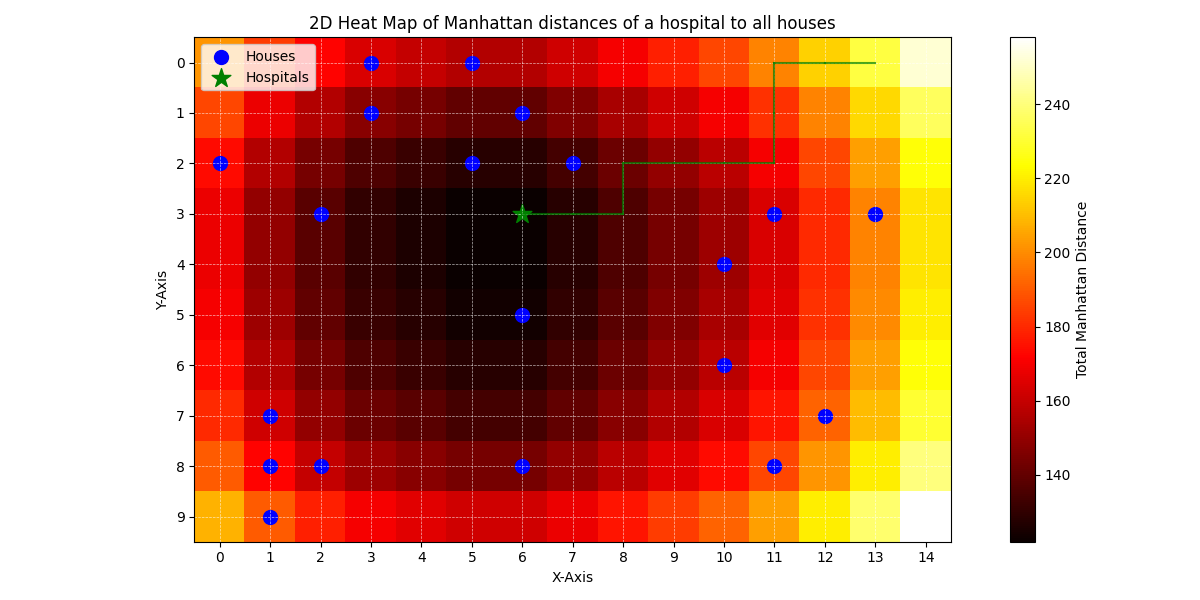
#> input picture 2D Heat Map.png, 1200 x 600 px, given in place of House.png, which was not available
$ python main.py
#> lines starting #> are read from the running program, lines starting #| are printed output that depends on the picture; pictures that were not available may be replaced by others from this repository, and a replacement may not be noted
import random
import matplotlib.pyplot as plt
import numpy as np
from PIL import Image, ImageDraw, ImageFont

class Space():
    def __init__(self, height, width, num_hospitals):
        """Create a new state space with given dimensions."""
        self.height = height
        self.width = width
        self.num_hospitals = num_hospitals
        self.houses = set()
        self.hospitals = set()

    def add_house(self, row, col):
        """Add a house at a particular location in state space."""
        self.houses.add((row, col))

    def available_spaces(self):
        """Returns all cells not currently used by a house or hospital."""
        candidates = set(
            (row, col)
            for row in range(self.height)
            for col in range(self.width)
        )

        # Remove all houses and hospitals
        for house in self.houses:
            candidates.remove(house)
        for hospital in self.hospitals:
            candidates.remove(hospital)
        return candidates

    def hill_climb(self, maximum=None, image_prefix=None, log=False):
        """Performs hill-climbing to find a solution."""
        count = 0
        hospital_positions_per_iteration = []

        # Start by initializing hospitals randomly
        self.hospitals = set(self.randomly_place_hospitals())

        if log:
            print("Initial state: cost", self.get_cost(self.hospitals))

        while maximum is None or count < maximum:
            count += 1
            best_neighbors, best_neighbor_cost = self.find_best_neighbor()

            if best_neighbor_cost >= self.get_cost(self.hospitals):
                return self.hospitals, hospital_positions_per_iteration

            self.hospitals = random.choice(best_neighbors)
            if log:
                print(f"Found better neighbor: cost {best_neighbor_cost}")

            hospital_positions_per_iteration.append(self.hospitals.copy())
            if image_prefix:
                self.output_image(f"{image_prefix}{str(count).zfill(3)}.png")

        return self.hospitals, hospital_positions_per_iteration

    def randomly_place_hospitals(self):
        """Randomly places hospitals in the available space."""
        return [random.choice(list(self.available_spaces())) for _ in range(self.num_hospitals)]

    def find_best_neighbor(self):
        """Finds the best neighbor by evaluating all possible moves."""
        best_neighbors = []
        best_neighbor_cost = None

        for hospital in self.hospitals:
            for replacement in self.get_neighbors(*hospital):
                neighbor = self.hospitals.copy()
                neighbor.remove(hospital)
                neighbor.add(replacement)

                cost = self.get_cost(neighbor)
                if best_neighbor_cost is None or cost < best_neighbor_cost:
                    best_neighbor_cost = cost
                    best_neighbors = [neighbor]
                elif best_neighbor_cost == cost:
                    best_neighbors.append(neighbor)

        return best_neighbors, best_neighbor_cost

    def random_restart(self, maximum, image_prefix=None, log=False):
        """Repeats hill-climbing multiple times."""
        best_hospitals = None
        best_cost = None

        for i in range(maximum):
            hospitals, _ = self.hill_climb()
            cost = self.get_cost(hospitals)
            if best_cost is None or cost < best_cost:
                best_cost = cost
                best_hospitals = hospitals
                if log:
                    print(f"{i}: Found new best state: cost {cost}")
            else:
                if log:
                    print(f"{i}: Found state: cost {cost}")

            if image_prefix:
                self.output_image(f"{image_prefix}{str(i).zfill(3)}.png")

        return best_hospitals

    def get_cost(self, hospitals):
        """Calculates sum of distances from houses to nearest hospital."""
        cost = 0
        for house in self.houses:
            cost += min(
                abs(house[0] - hospital[0]) + abs(house[1] - hospital[1])
                for hospital in hospitals
            )
        return cost

    def get_neighbors(self, row, col):
        """Returns neighbors not already containing a house or hospital."""
        candidates = [
            (row - 1, col),
            (row + 1, col),
            (row, col - 1),
            (row, col + 1)
        ]
        neighbors = []
        for r, c in candidates:
            if (r, c) in self.houses or (r, c) in self.hospitals:
                continue
            if 0 <= r < self.height and 0 <= c < self.width:
                neighbors.append((r, c))
        return neighbors

    def output_image(self, filename):
        """Generates image with all houses and hospitals."""
        cell_size = 100
        cell_border = 2
        cost_size = 40
        padding = 10

        img = Image.new(
            "RGBA",
            (self.width * cell_size,
             self.height * cell_size + cost_size + padding * 2),
            "white"
        )
        house = Image.open("assets/images/House.png").resize(
            (cell_size, cell_size)
        )
        hospital = Image.open("assets/images/Hospital.png").resize(
            (cell_size, cell_size)
        )
        font = ImageFont.truetype("assets/fonts/OpenSans-Regular.ttf", 30)
        draw = ImageDraw.Draw(img)

        for i in range(self.height):
            for j in range(self.width):
                rect = [
                    (j * cell_size + cell_border,
                     i * cell_size + cell_border),
                    ((j + 1) * cell_size - cell_border,
                     (i + 1) * cell_size - cell_border)
                ]
                draw.rectangle(rect, fill="black")

                if (i, j) in self.houses:
                    img.paste(house, rect[0], house)
                if (i, j) in self.hospitals:
                    img.paste(hospital, rect[0], hospital)

        draw.rectangle(
            (0, self.height * cell_size, self.width * cell_size,
             self.height * cell_size + cost_size + padding * 2),
            "black"
        )
        draw.text(
            (padding, self.height * cell_size + padding),
            f"Cost: {self.get_cost(self.hospitals)}",
            fill="white",
            font=font
        )

        img.save(filename)

    def generate_heatmap(self):
        """Generate a heatmap of costs for all grid positions."""
        heatmap = np.zeros((self.height, self.width))
        for row in range(self.height):
            for col in range(self.width):
                heatmap[row, col] = self.get_cost([(row, col)])
        return heatmap


# Create a new space and add houses randomly
s = Space(height=10, width=15, num_hospitals=1)
for i in range(20):
    s.add_house(random.randrange(s.height), random.randrange(s.width))

# Use local search to determine hospital placement
hospitals, hospital_positions_per_iteration = s.hill_climb(maximum=200, image_prefix="hospitals", log=True)
#> in output_image, `img = Image.new( "RGBA", (self.width * cell_size, self.height * cell_s..`: img: PIL image 1500x1060 RGBA; every value is 255
#> in output_image, `house = Image.open("assets/images/House.png").resize( (cell_size, cell..`:
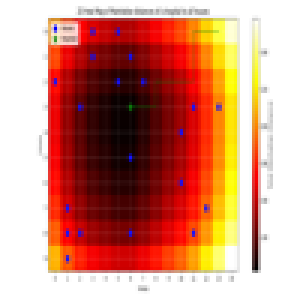
#> house: PIL image 100x100 RGBA (shown 3 times larger); mean R, G, B, A 208, 141.5, 121.2, 255
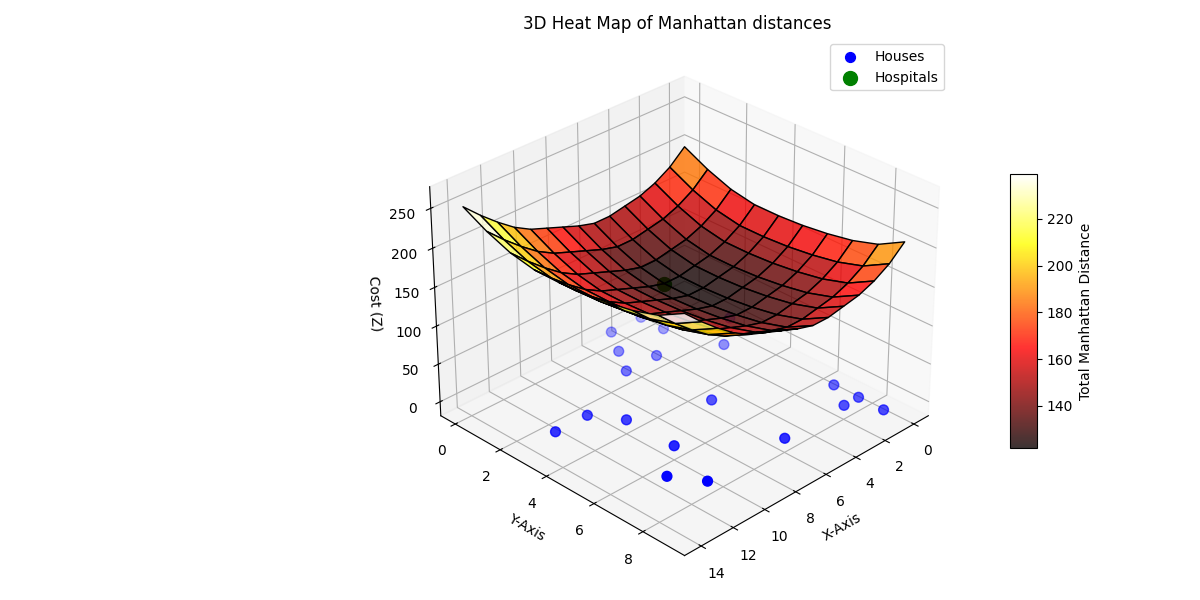
#> input picture 3D Heat Map.png, 1200 x 600 px, given in place of Hospital.png, which was not available
#> in output_image, `hospital = Image.open("assets/images/Hospital.png").resize( (cell_size..`:
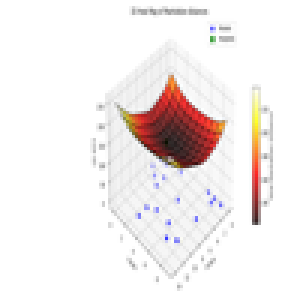
#> hospital: PIL image 100x100 RGBA (shown 3 times larger); mean R, G, B, A 243, 237.5, 236.7, 255
#> after the loop in output_image, `for i in range(self.height):`:
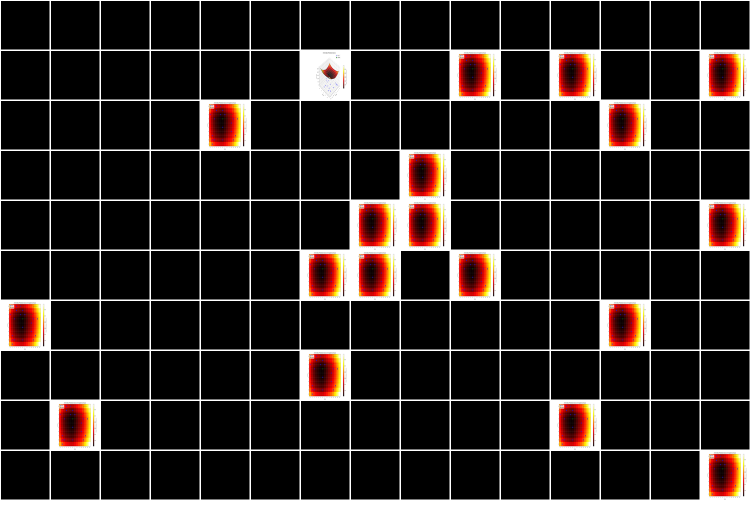
#> img: PIL image 1500x1060 RGBA (shown at 1/2 size); mean R, G, B, A 51.9, 44.4, 42.1, 255
#> in output_image, `img.save(filename)`:
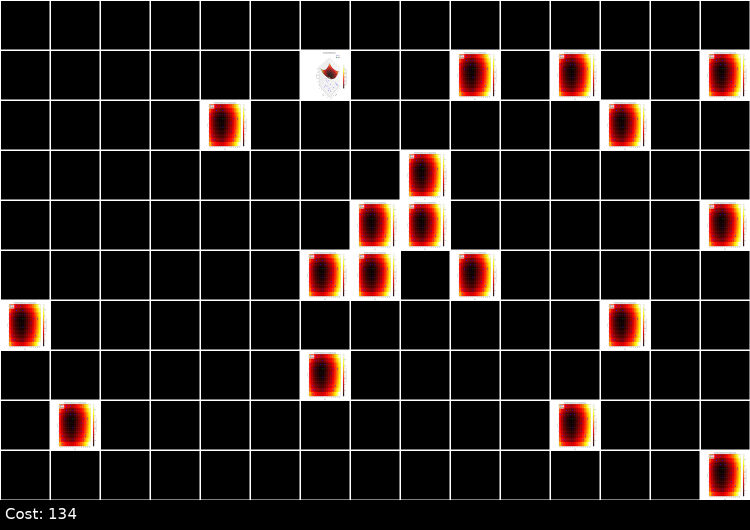
#> saved as hospitals001.png: PIL image 1500x1060 RGBA (shown at 1/2 size); mean R, G, B, A 37.6, 30.1, 27.8, 255
#> hospitals = 1 item; hospital_positions_per_iteration = 4 items

heatmap = s.generate_heatmap()

# Plotting heatmap
plt.figure(1, figsize=(12, 6))
plt.imshow(heatmap, cmap="hot", origin="lower")
plt.colorbar(label="Total Manhattan Distance")

# Plot houses and hospitals
plt.scatter([j for i, j in s.houses], [i for i, j in s.houses], color='blue', label="Houses", s=100)
plt.scatter([j for i, j in s.hospitals], [i for i, j in s.hospitals], color='green', marker='*', label="Hospitals", s=200)
plt.grid(color='white', linestyle='--', linewidth=0.5, alpha=0.7)
plt.legend()
plt.title("2D Heat Map of Manhattan distances of a hospital to all houses")
plt.xlabel("X-Axis")
plt.ylabel("Y-Axis")
plt.xticks(range(s.width))
plt.yticks(range(s.height))
plt.gca().invert_yaxis()
plt.tight_layout()

# Draw ladder paths from hospital positions across iterations
for i in range(1, len(hospital_positions_per_iteration)):
    prev_hospitals = hospital_positions_per_iteration[i - 1]
    curr_hospitals = hospital_positions_per_iteration[i]
    for prev_hospital, curr_hospital in zip(prev_hospitals, curr_hospitals):
        plt.plot([prev_hospital[1], curr_hospital[1]], [prev_hospital[0], curr_hospital[0]], color='green', linewidth=1.5, alpha=0.7)
#> this loop made 3 passes

# 3D Heatmap
fig = plt.figure(2, figsize=(12, 6))
ax = fig.add_subplot(111, projection='3d')
x, y = np.meshgrid(range(s.width), range(s.height))
z = heatmap
surf = ax.plot_surface(x, y, z, cmap="hot", edgecolor="k", alpha=0.8)
fig.colorbar(surf, label="Total Manhattan Distance", shrink=0.5, aspect=10)
ax.scatter([j for i, j in s.houses], [i for i, j in s.houses], [0] * len(s.houses), color='blue', label="Houses", s=50)
ax.scatter([j for i, j in s.hospitals], [i for i, j in s.hospitals], [z[int(i), int(j)] for i, j in s.hospitals], color='green', marker='*', label="Hospitals", s=100)

ax.set_xlabel("X-Axis")
ax.set_ylabel("Y-Axis")
ax.set_zlabel("Z-Axis (Cost)")
ax.set_title("3D Heatmap with Hospital Paths")
ax.legend()

plt.show()
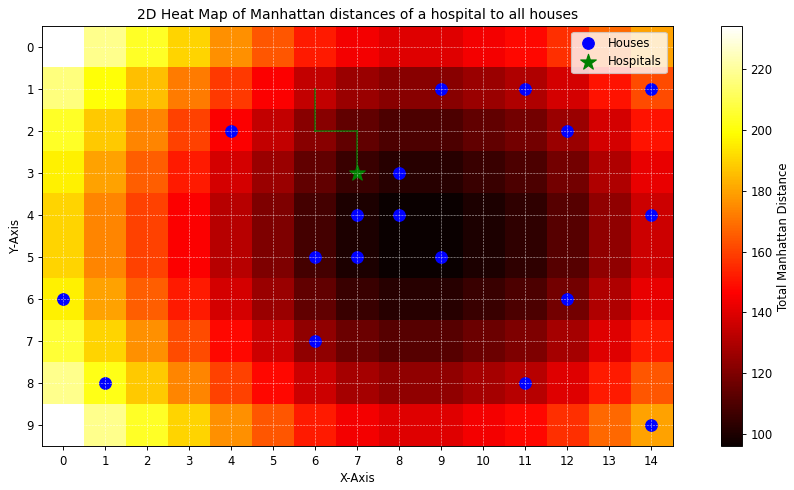
#> figure drawn by matplotlib, 2 panels
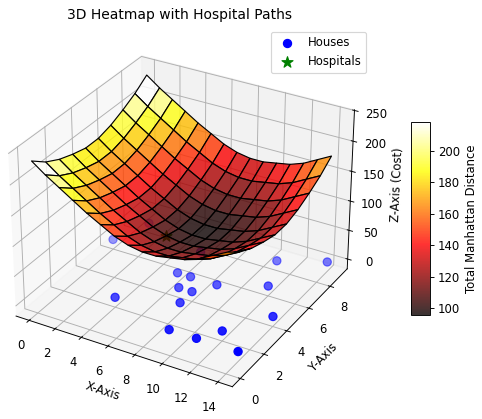
#> figure drawn by matplotlib, 2 panels
